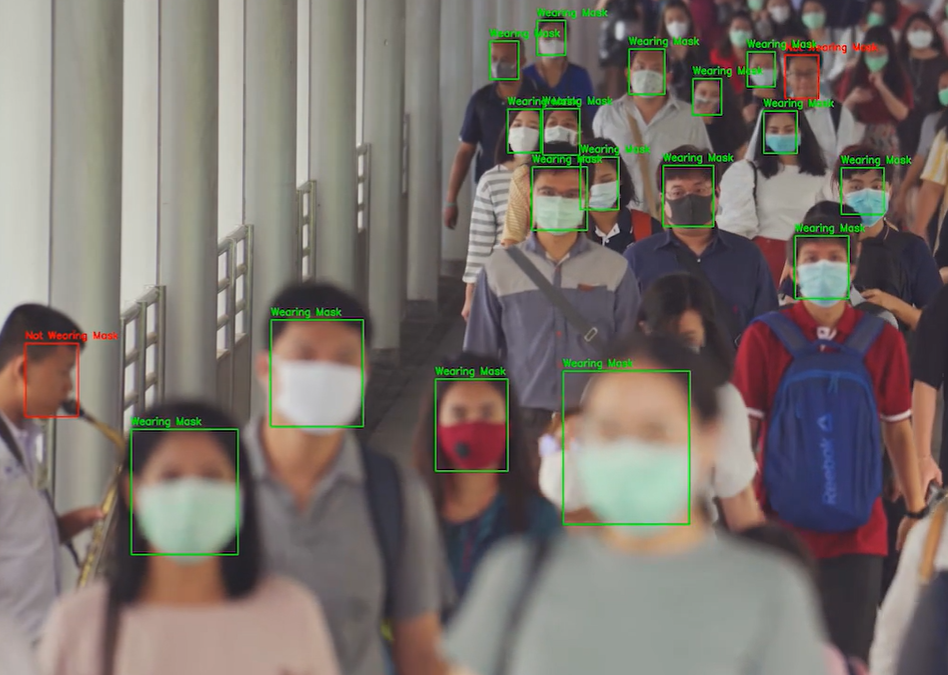
#> input picture Images/applicaton.png, 948 x 675 px, given in place of the camera
$ python detect_face_mask.py
#> lines starting #> are read from the running program, lines starting #| are printed output that depends on the picture; after the words box and inside, x2 and y2 are one past the last pixel; in counts of white or black regions, pixels touching at a corner belong together
import numpy as np
import cv2
import random

# multiple cascades: https://github.com/Itseez/opencv/tree/master/data/haarcascades

face_cascade = cv2.CascadeClassifier('data\\xml\\haarcascade_frontalface_default.xml')
eye_cascade = cv2.CascadeClassifier('data\\xml\\haarcascade_eye.xml')
mouth_cascade = cv2.CascadeClassifier('data\\xml\\haarcascade_mcs_mouth.xml')
upper_body = cv2.CascadeClassifier('data\\xml\\haarcascade_upperbody.xml')


# Adjust threshold value in range 80 to 105 based on your light.
bw_threshold = 80

# User message
font = cv2.FONT_HERSHEY_SIMPLEX
org = (30, 30)
weared_mask_font_color = (255, 255, 255)
not_weared_mask_font_color = (0, 0, 255)
thickness = 2
font_scale = 1
weared_mask = "Thank You for wearing MASK"
not_weared_mask = "Please wear MASK to defeat Corona"

# Read video
cap = cv2.VideoCapture(0)

while 1:
    # Get individual frame
    ret, img = cap.read()
#> img is the input picture: shape (675, 948, 3); mean B, G, R 107.7, 113.8, 121.6
    img = cv2.flip(img,1)

    # Convert Image into gray
    gray = cv2.cvtColor(img, cv2.COLOR_BGR2GRAY)
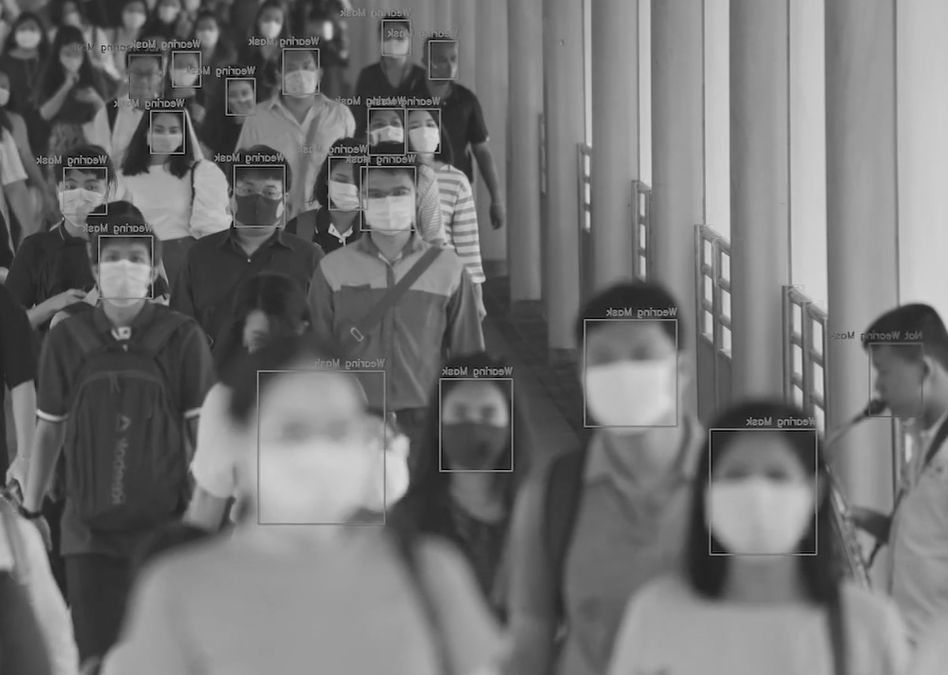
#> gray: shape (675, 948); min 0, max 222, mean 115.5

    # Convert image in black and white
    (thresh, black_and_white) = cv2.threshold(gray, bw_threshold, 255, cv2.THRESH_BINARY)
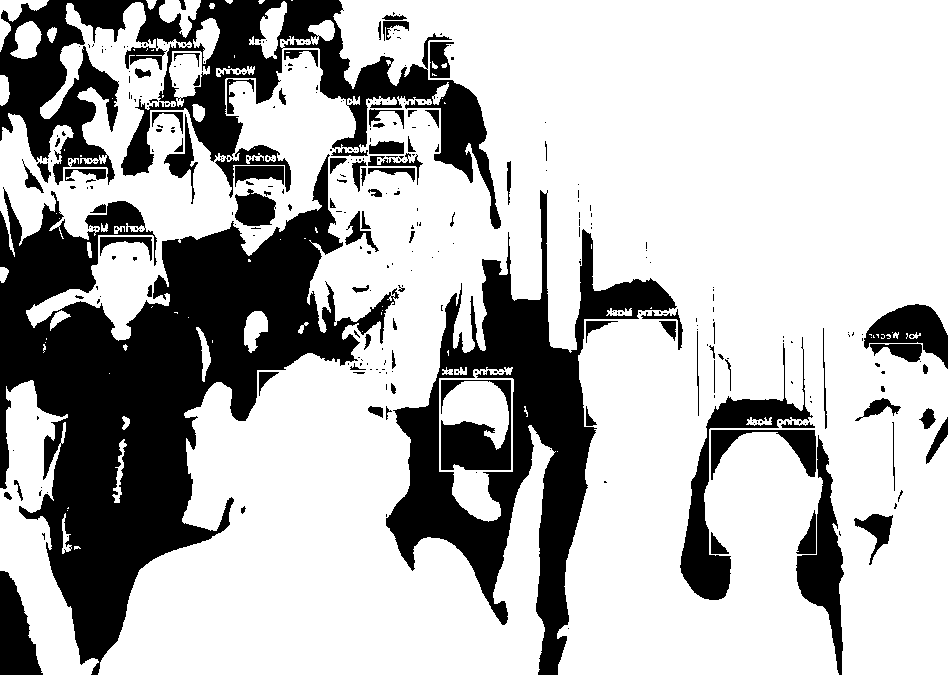
#> black_and_white: shape (675, 948); 71.3% white; 338 black regions (249 under 20 px), largest, box (x1, y1, x2, y2) and area: (0, 154, 399, 675) 76789, (386, 190, 677, 675) 36223, (0, 0, 501, 229) 35201
#> thresh = 80
    #cv2.imshow('black_and_white', black_and_white)

    # detect face
    faces = face_cascade.detectMultiScale(gray, 1.1, 4)
#> faces = [[141, 112, 48, 48], [403, 112, 42, 42], [92, 234, 67, 67], [694, 431, 130, 130], [41, 114, 147, 147]]

    # Face prediction for black and white
    faces_bw = face_cascade.detectMultiScale(black_and_white, 1.1, 4)
#> faces_bw = [[47, 116, 139, 139]]


    if(len(faces) == 0 and len(faces_bw) == 0):
        cv2.putText(img, "No face found...", org, font, font_scale, weared_mask_font_color, thickness, cv2.LINE_AA)
    elif(len(faces) == 0 and len(faces_bw) == 1):
        # It has been observed that for white mask covering mouth, with gray image face prediction is not happening
        cv2.putText(img, weared_mask, org, font, font_scale, weared_mask_font_color, thickness, cv2.LINE_AA)
    else:
        # Draw rectangle on gace
        for (x, y, w, h) in faces:
            cv2.rectangle(img, (x, y), (x + w, y + h), (255, 255, 255), 2)
            roi_gray = gray[y:y + h, x:x + w]
            roi_color = img[y:y + h, x:x + w]


            # Detect lips counters
            mouth_rects = mouth_cascade.detectMultiScale(gray, 1.5, 5)
#> this loop made 5 passes
#> pass 1, `roi_gray = gray[y:y + h, x:x + w]`:
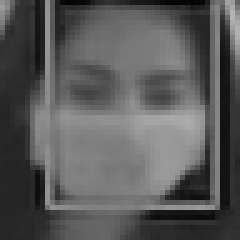
#> roi_gray: shape (48, 48) (shown 5 times larger); min 3, max 180, mean 89.4
#> pass 1, `roi_color = img[y:y + h, x:x + w]`:
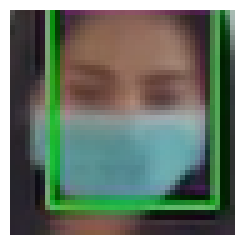
#> roi_color: shape (48, 48, 3) (shown 5 times larger); mean B, G, R 105, 118.5, 105.9
#> pass 2, `roi_color = img[y:y + h, x:x + w]`:
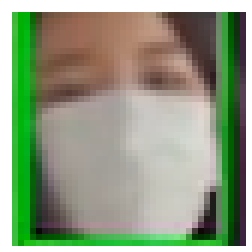
#> roi_color: shape (42, 42, 3) (shown 6 times larger); mean B, G, R 127.4, 155, 142.3
#> after the loop:
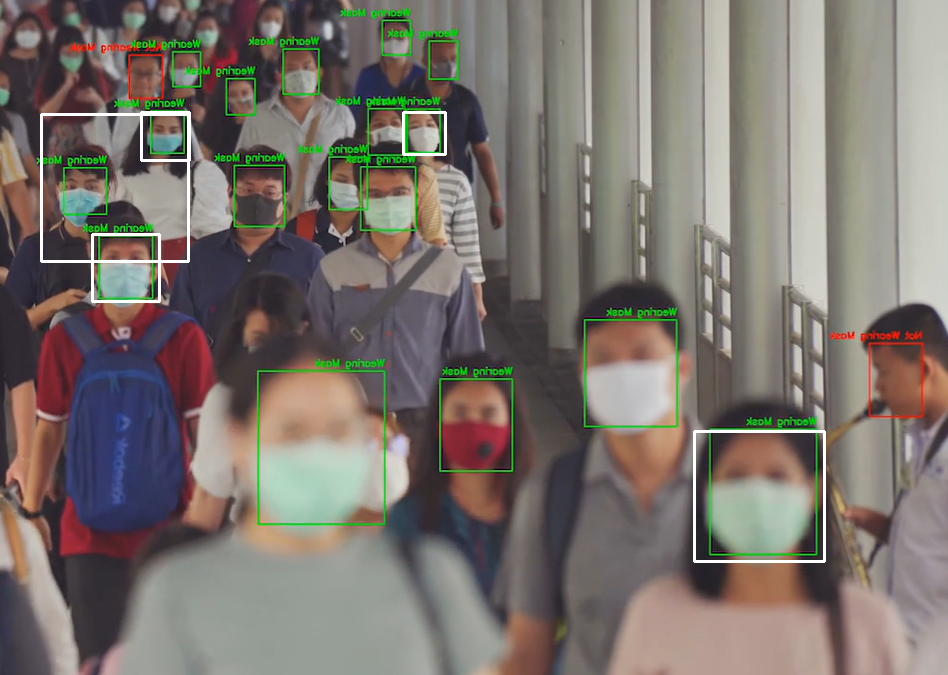
#> img: shape (675, 948, 3); mean B, G, R 109.1, 115.2, 122.9

        # Face detected but Lips not detected which means person is wearing mask
        if(len(mouth_rects) == 0):
            cv2.putText(img, weared_mask, org, font, font_scale, weared_mask_font_color, thickness, cv2.LINE_AA)
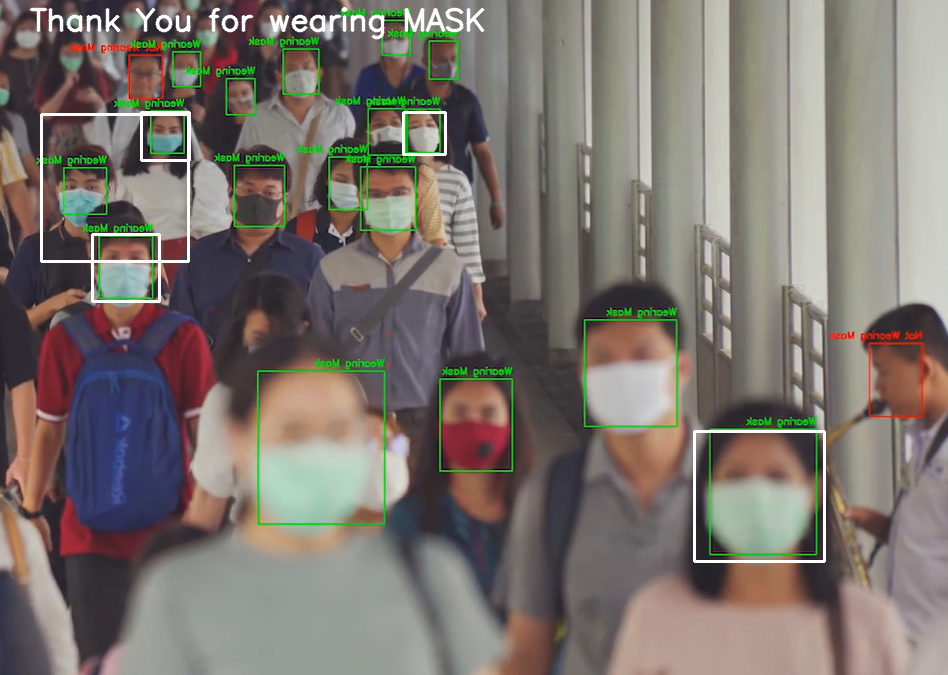
#> img: shape (675, 948, 3); 0.74% of pixels changed, all inside (x1, y1, x2, y2) = (29, 7, 485, 40)
        else:
            for (mx, my, mw, mh) in mouth_rects:

                if(y < my < y + h):
                    # Face and Lips are detected but lips coordinates are within face cordinates which `means lips prediction is true and
                    # person is not waring mask
                    cv2.putText(img, not_weared_mask, org, font, font_scale, not_weared_mask_font_color, thickness, cv2.LINE_AA)

                    #cv2.rectangle(img, (mx, my), (mx + mh, my + mw), (0, 0, 255), 3)
                    break

    # Show frame with results
    cv2.imshow('Mask Detection', img)
    k = cv2.waitKey(30) & 0xff
#> (key Esc is pressed here)
    if k == 27:
        break

# Release video
cap.release()
cv2.destroyAllWindows()

$ run again, on Images/face and mouth detection.PNG
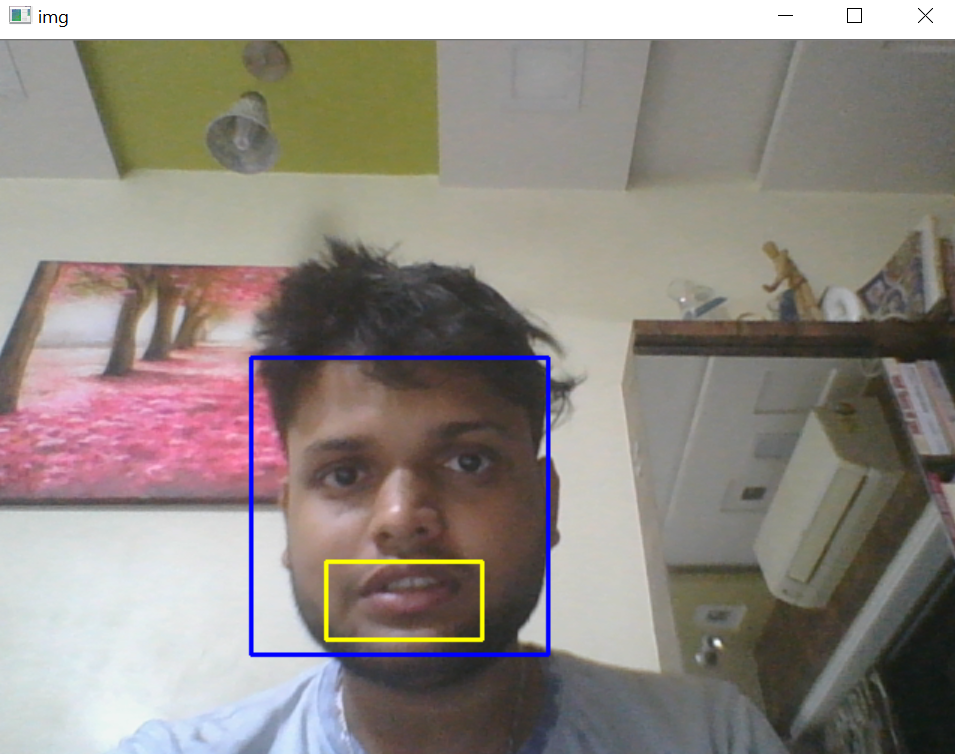
#> input picture Images/face and mouth detection.PNG, 955 x 754 px, given in place of the camera
#> img is the input picture: shape (754, 955, 3); mean B, G, R 130.7, 136.6, 143.8
#> `(thresh, black_and_white) = cv2.threshold(gray, bw_threshold, 255, cv2..`:
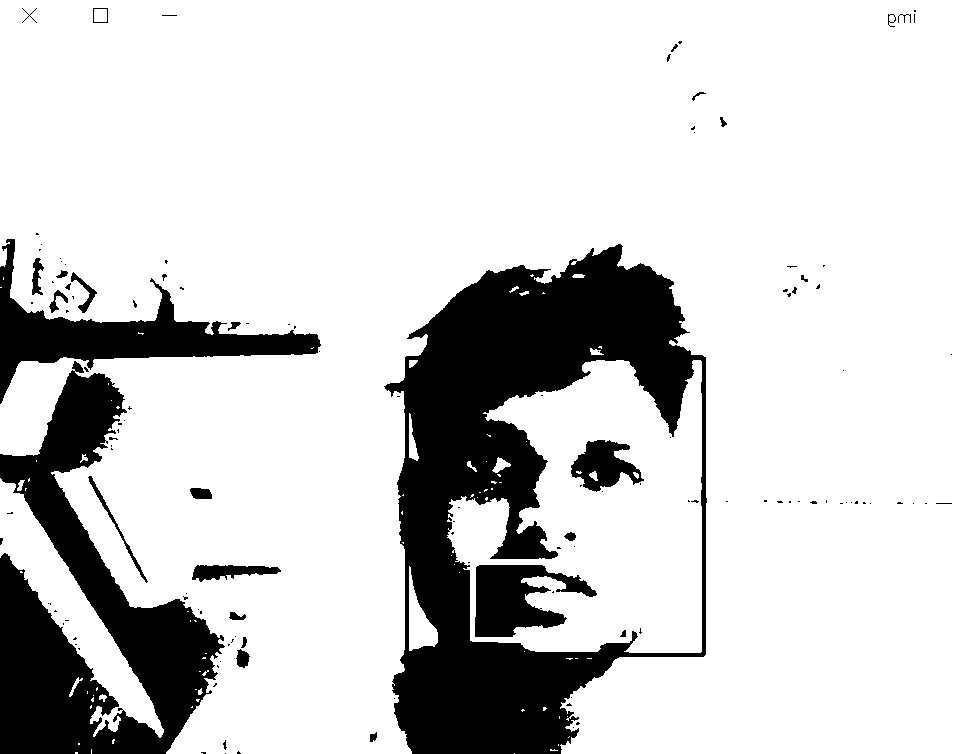
#> black_and_white: shape (754, 955); 81.4% white; 132 black regions (102 under 20 px), largest, box (x1, y1, x2, y2) and area: (384, 244, 707, 754) 73446, (0, 361, 225, 754) 37371, (0, 239, 321, 404) 12499
#> thresh = 80
#> faces = [[829, 305, 99, 99], [822, 266, 102, 102], [403, 358, 296, 296]]
#> faces_bw = [[393, 352, 315, 315]]
#> the loop `for (x, y, w, h) in faces:` made 3 passes
#> the loop `for (mx, my, mw, mh) in mouth_rects: ` made 3 passes
#> (mx, my) on passes 1 to 3: (494, 343), (545, 342), (508, 574)
#> after the loop `for (mx, my, mw, mh) in mouth_rects:`:
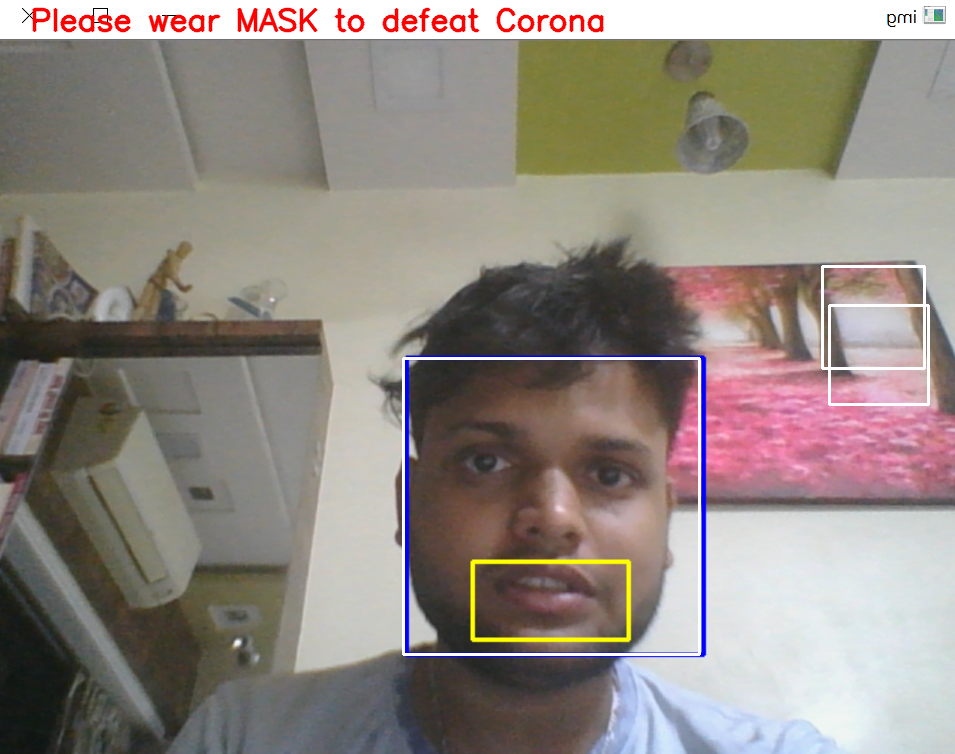
#> img: shape (754, 955, 3); mean B, G, R 129.8, 136.4, 144.9
